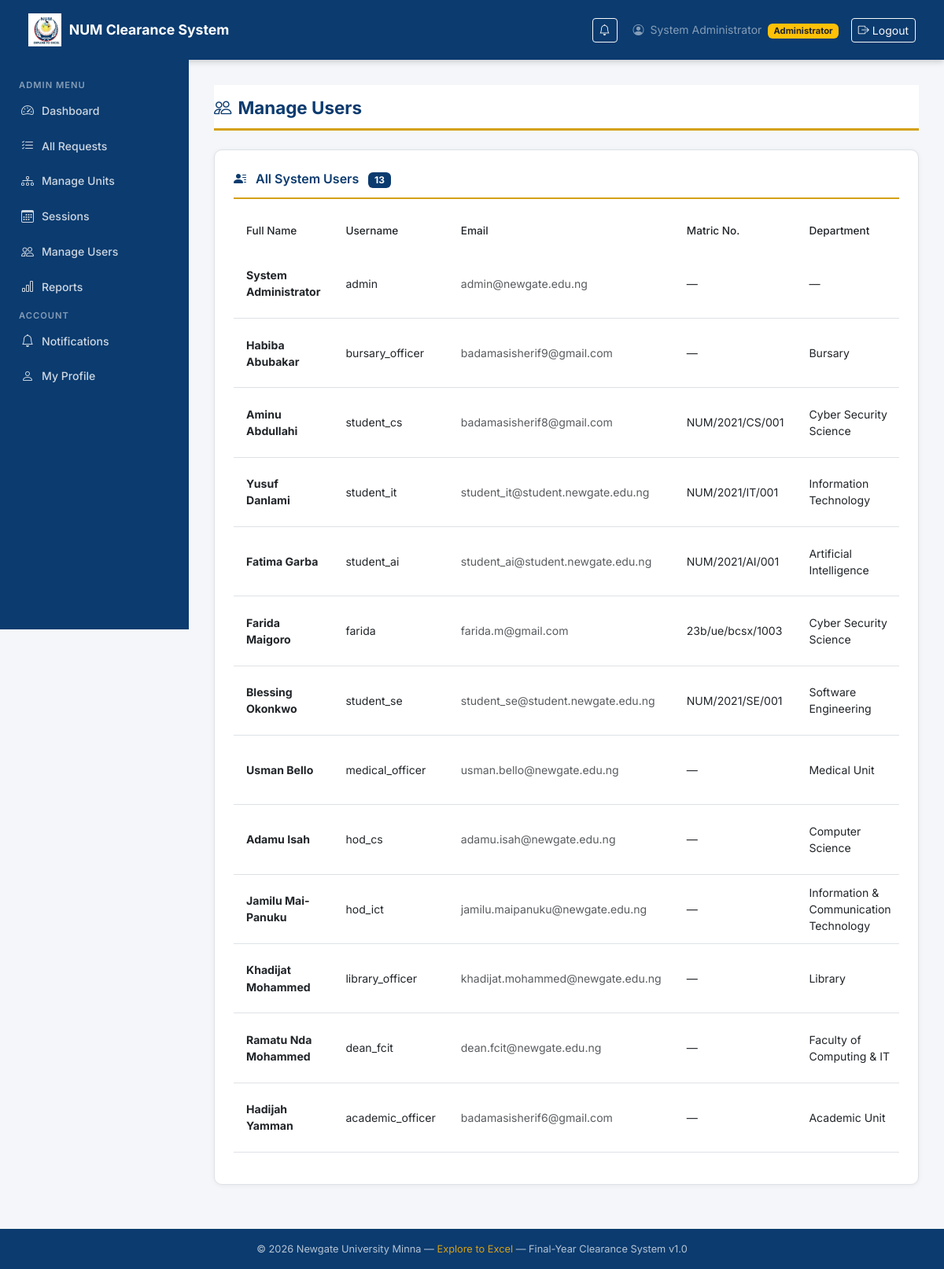
The app's page /accounts/manage-users/ (signed in) with its own data.
### accounts/models.py (models this page shows, shortened)
class CustomUser(AbstractUser):
    ROLE_CHOICES = [
        ('student',      'Student'),
        ('bursary',      'Bursary Officer'),
        ('unit_officer', 'Unit Officer'),
        ('admin',        'Administrator'),
    ]
    role            = models.CharField(max_length=20, choices=ROLE_CHOICES, default='student')
    matric_number   = models.CharField(max_length=20, blank=True, null=True, unique=True)
    department      = models.CharField(max_length=100, blank=True, null=True)
    phone           = models.CharField(max_length=15, blank=True, null=True)
    is_verified     = models.BooleanField(default=False)
    @property
    def is_student(self):
        return self.role == 'student'
    @property
    def is_bursary(self):
        return self.role == 'bursary'
    @property
    def is_unit_officer(self):
        return self.role == 'unit_officer'
    @property
    def is_admin_user(self):
        return self.role == 'admin'

### accounts/views.py (the view)
# urls.py: path('manage-users/', views.manage_users_view, name='manage_users'),
@login_required
def manage_users_view(request):
    if not request.user.is_admin_user:
        messages.error(request, 'Access denied.')
        return redirect('dashboard')
    users = User.objects.all().order_by('role', 'last_name')
    return render(request, 'accounts/manage_users.html', {'users': users})

### clearance/templatetags/clearance_tags.py (called while the page is built)
@register.simple_tag
def unread_count(user):
    if not user or not user.is_authenticated:
        return 0
    return Notification.objects.filter(
        user=user,
        is_read=False
    ).count()

### templates/accounts/manage_users.html (shortened to what this page needs)
{% extends 'base.html' %}
{% block content %}
<div class="page-header">
  <h1><i class="bi bi-people me-2"></i>Manage Users</h1>
</div>
<div class="num-card">
  <div class="card-title">
    <i class="bi bi-person-lines-fill me-2"></i>
    All System Users
    <span class="badge ms-2"
          style="background:var(--num-navy); color:white;">
      {{ users.count }}
    </span>
  </div>
  <div class="table-responsive">
    <table class="table num-table">
      <thead>
        <tr>
          <th>Full Name</th>
          <th>Username</th>
          <th>Email</th>
          <th>Matric No.</th>
          <th>Department</th>
        </tr>
      </thead>
      <tbody>
        {% for u in users %}
          <tr>
            <td><strong>{{ u.get_full_name|default:"—" }}</strong></td>
            <td>{{ u.username }}</td>
            <td class="small text-muted">{{ u.email|default:"—" }}</td>
            <td>{{ u.matric_number|default:"—" }}</td>
            <td>{{ u.department|default:"—" }}</td>
          </tr>
        {% endfor %}
      </tbody>
    </table>
  </div>
</div>
{% endblock %}

### templates/base.html (shortened to what this page needs)
{% load static clearance_tags %}
<!DOCTYPE html>
<html lang="en">
<head>
  <link href="https://cdn.jsdelivr.net/npm/bootstrap@5.3.0/dist/css/bootstrap.min.css" rel="stylesheet"/>
  <link href="https://cdn.jsdelivr.net/npm/bootstrap-icons@1.11.0/font/bootstrap-icons.css" rel="stylesheet"/>
</head>
<body>
  {% if user.is_authenticated %}
  <nav class="navbar num-navbar">
    <div class="container-fluid">
      <a class="navbar-brand" href="{% url 'dashboard' %}">
        {% load static %}
        <img src="{% static 'images/num-logo.webp' %}" alt="NUM Logo"/>
        <span>NUM Clearance System</span>
      </a>
      <div class="d-flex align-items-center gap-3">
        {% load clearance_tags %}
          {% unread_count request.user as unread %}
        <a href="{% url 'clearance:notifications' %}"
          class="btn btn-sm btn-outline-light position-relative me-1">
          <i class="bi bi-bell"></i>
        </a>
        <span class="text-white-50 small d-none d-md-inline">
          <i class="bi bi-person-circle me-1"></i>
          {{ user.get_full_name|default:user.username }}
          <span class="badge bg-warning text-dark ms-1" style="font-size:0.7rem;">
            {{ user.get_role_display }}
          </span>
        </span>
        <a href="{% url 'logout' %}" class="btn btn-sm btn-outline-light">
          <i class="bi bi-box-arrow-right me-1"></i>Logout
        </a>
      </div>
    </div>
  </nav>
  <div class="sidebar">
    {% if user.is_student %}
      <span class="sidebar-heading">Student Menu</span>
      <a href="{% url 'dashboard' %}"
         class="nav-link {% if request.resolver_match.url_name == 'dashboard' %}active{% endif %}">
        <i class="bi bi-speedometer2"></i> Dashboard
      </a>
      <a href="{% url 'clearance:submit' %}"
         class="nav-link {% if request.resolver_match.url_name == 'submit' %}active{% endif %}">
        <i class="bi bi-send"></i> Submit Clearance
      </a>
      <a href="{% url 'clearance:status' %}"
         class="nav-link {% if request.resolver_match.url_name == 'status' %}active{% endif %}">
        <i class="bi bi-clipboard2-check"></i> My Status
      </a>
    {% elif user.is_admin_user %}
      <span class="sidebar-heading">Admin Menu</span>
      <a href="{% url 'dashboard' %}" class="nav-link">
        <i class="bi bi-speedometer2"></i> Dashboard
      </a>
      <a href="{% url 'clearance:admin_requests' %}" class="nav-link">
        <i class="bi bi-list-check"></i> All Requests
      </a>
      <a href="{% url 'clearance:admin_units' %}" class="nav-link">
        <i class="bi bi-diagram-3"></i> Manage Units
      </a>
      <a href="{% url 'clearance:admin_sessions' %}" class="nav-link {% if request.resolver_match.url_name == 'admin_sessions' %}active{% endif %}">
        <i class="bi bi-calendar3"></i> Sessions
      </a>
      <a href="{% url 'accounts:manage_users' %}" class="nav-link">
        <i class="bi bi-people"></i> Manage Users
      </a>
      <a href="{% url 'clearance:reports' %}" class="nav-link">
        <i class="bi bi-bar-chart"></i> Reports
      </a>
    {% endif %}
    <span class="sidebar-heading" style="margin-top:2rem;">Account</span>
      <a href="{% url 'clearance:notifications' %}"
        class="nav-link {% if request.resolver_match.url_name == 'notifications' %}active{% endif %}">
        <i class="bi bi-bell"></i> Notifications
        {% unread_count request.user as unread %}
      </a>
      <a href="{% url 'accounts:profile' %}" class="nav-link">
        <i class="bi bi-person"></i> My Profile
      </a>
  </div>
  <div class="main-content">
    {% block content %}{% endblock %}
  </div>
  {% else %}
    {% block auth_content %}{% endblock %}
  {% endif %}
  <footer class="num-footer">
    &copy; {% now "Y" %} Newgate University Minna &mdash;
    <span>Explore to Excel</span> &mdash;
    Final-Year Clearance System v1.0
  </footer>
</body>
</html>

### templates/base.html (style rules this page uses)
:root { --num-navy: #0b3b6f; --num-gold: #d4a017; --num-light: #f4f6f9; --num-white: #ffffff; --num-text: #212529; --num-border: #dee2e6; --num-green: #198754; --num-red: #dc3545; }
* { font-family: 'Inter', sans-serif; }
body { background-color: var(--num-light); color: var(--num-text); min-height: 100vh; display: flex; flex-direction: column; }
.num-navbar { background-color: var(--num-navy); padding: 0.75rem 1.5rem; box-shadow: 0 2px 8px rgba(0,0,0,0.2); }
.num-navbar .navbar-brand { color: var(--num-white) !important; font-weight: 700; font-size: 1.1rem; display: flex; align-items: center; gap: 10px; }
.num-navbar .navbar-brand img { height: 42px; width: auto; }
.sidebar { background-color: var(--num-navy); min-height: calc(100vh - 70px); width: 240px; position: fixed; top: 70px; left: 0; padding: 1.5rem 0; z-index: 100; transition: transform 0.3s; }
.sidebar .sidebar-heading { color: rgba(255,255,255,0.5); font-size: 0.7rem; font-weight: 600; text-transform: uppercase; letter-spacing: 1px; padding: 0.5rem 1.5rem; margin-top: 1rem; }
.sidebar .nav-link { color: rgba(255,255,255,0.8); font-size: 0.88rem; font-weight: 500; padding: 0.65rem 1.5rem; display: flex; align-items: center; gap: 10px; border-left: 3px solid transparent; transition: all 0.2s; }
.sidebar .nav-link i { font-size: 1rem; }
.main-content { margin-left: 240px; padding: 2rem; flex: 1; }
.num-card { background: var(--num-white); border: 1px solid var(--num-border); border-radius: 10px; box-shadow: 0 1px 6px rgba(0,0,0,0.06); padding: 1.5rem; margin-bottom: 1.5rem; }
.num-card .card-title { font-size: 1rem; font-weight: 600; color: var(--num-navy); margin-bottom: 1rem; padding-bottom: 0.75rem; border-bottom: 2px solid var(--num-gold); }
.num-table thead { background-color: var(--num-navy); color: var(--num-white); }
.num-table thead th { font-weight: 500; font-size: 0.85rem; padding: 0.85rem 1rem; border: none; }
.num-table tbody td { padding: 0.75rem 1rem; vertical-align: middle; font-size: 0.88rem; }
.page-header { background: var(--num-white); border-bottom: 3px solid var(--num-gold); padding: 1rem 0 0.75rem; margin-bottom: 1.5rem; }
.page-header h1 { font-size: 1.4rem; font-weight: 700; color: var(--num-navy); margin: 0; }
.num-footer { background-color: var(--num-navy); color: rgba(255,255,255,0.7); text-align: center; padding: 1rem; font-size: 0.8rem; margin-top: auto; }
.num-footer span { color: var(--num-gold); }

### records on screen
CustomUser: get_full_name "System Administrator", role "Administrator", username "admin", email "admin@newgate.edu.ng", matric_number "—", department "—"
CustomUser: get_full_name "Habiba Abubakar", username "bursary_officer", email "badamasisherif9@gmail.com", matric_number "—", department "Bursary"
CustomUser: get_full_name "Aminu Abdullahi", username "student_cs", email "badamasisherif8@gmail.com", matric_number "NUM/2021/CS/001", department "Cyber Security Science"
CustomUser: get_full_name "Yusuf Danlami", username "student_it", email "student_it@student.newgate.edu.ng", matric_number "NUM/2021/IT/001", department "Information Technology"
CustomUser: get_full_name "Fatima Garba", username "student_ai", email "student_ai@student.newgate.edu.ng", matric_number "NUM/2021/AI/001", department "Artificial Intelligence"
CustomUser: get_full_name "Farida Maigoro", username "farida", email "farida.m@gmail.com", matric_number "23b/ue/bcsx/1003", department "Cyber Security Science"
CustomUser: get_full_name "Blessing Okonkwo", username "student_se", email "student_se@student.newgate.edu.ng", matric_number "NUM/2021/SE/001", department "Software Engineering"
CustomUser: get_full_name "Usman Bello", username "medical_officer", email "usman.bello@newgate.edu.ng", matric_number "—", department "Medical Unit"
CustomUser: get_full_name "Adamu Isah", username "hod_cs", email "adamu.isah@newgate.edu.ng", matric_number "—", department "Computer Science"
CustomUser: get_full_name "Jamilu Mai-Panuku", username "hod_ict", email "jamilu.maipanuku@newgate.edu.ng", matric_number "—", department "Information & Communication Technology"
CustomUser: get_full_name "Khadijat Mohammed", username "library_officer", email "khadijat.mohammed@newgate.edu.ng", matric_number "—", department "Library"
CustomUser: get_full_name "Ramatu Nda Mohammed", username "dean_fcit", email "dean.fcit@newgate.edu.ng", matric_number "—", department "Faculty of Computing & IT"
CustomUser: get_full_name "Hadijah Yamman", username "academic_officer", email "badamasisherif6@gmail.com", matric_number "—", department "Academic Unit"

### other values on screen
{{ users.count }} "13"
